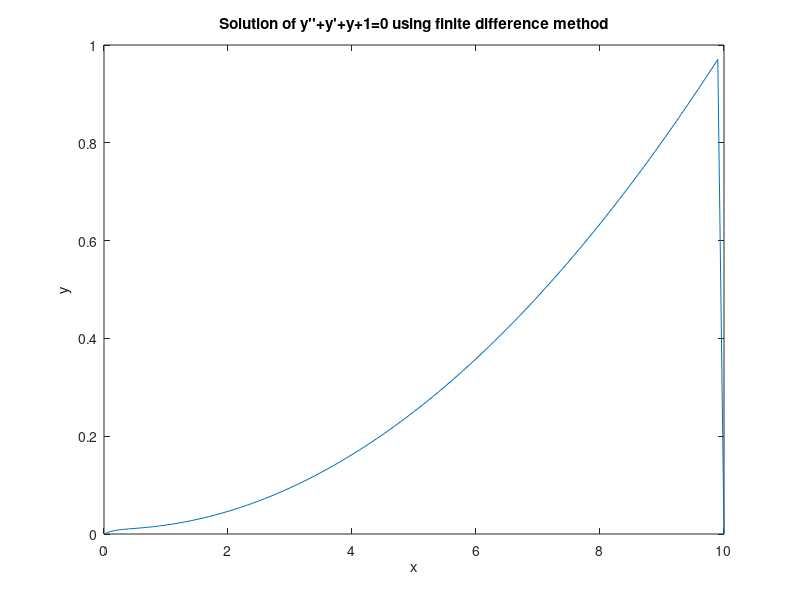

Reproduce this figure in MATLAB.

N = 100; 
L = 10;
h = L/N;
x = linspace(0, L, N+1); 
y = zeros(N+1, 1);

a = ones(N+1, 1);
b = -2*ones(N+1, 1);
c = ones(N+1, 1);
d = -h^2*(x.^2+1);


y(1) = 0;
y(N+1) = 0;


for i = 2:N
    y(i) = (d(i) - a(i)*y(i-1) - c(i)*y(i+1)) / b(i)
end

plot(x, y);
xlabel('x');
ylabel('y');
title('Solution of y''''+y''+y+1=0 using finite difference method');
